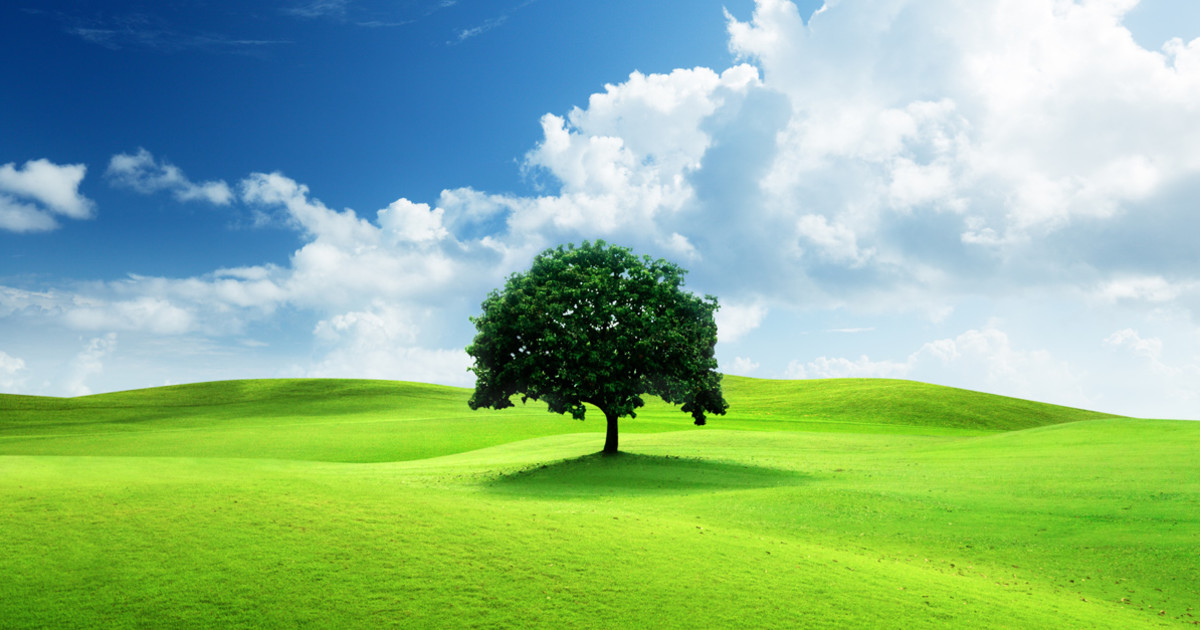
#> input picture ЛР5/img1.bmp, 1200 x 630 px
$ python lab5.py
#> lines starting #> are read from the running program, lines starting #| are printed output that depends on the picture
from PIL import Image
image = Image.open("img1.bmp")
#> image is the input picture: PIL image 1200x630 RGB; mean R, G, B 139.6, 183.3, 139.7
pixels = list(image.getdata())
#> pixels = 756000 items
for i in range(len(pixels)):
    new_rgb = list(pixels[i])
    for j in range(3):
        tec = bin(new_rgb[j])[2:]
        inverse = ''
        for k in tec:
            if k == '0':
                inverse += '1'
            else:
                inverse += '0'
        inverse = int(inverse, 2)
        new_rgb[j] = inverse
    pixels[i] = tuple(new_rgb)
#> this loop made 756000 passes
new_image = Image.new(image.mode, image.size)
#> new_image: PIL image 1200x630 RGB; every value is 0
new_image.putdata(pixels)
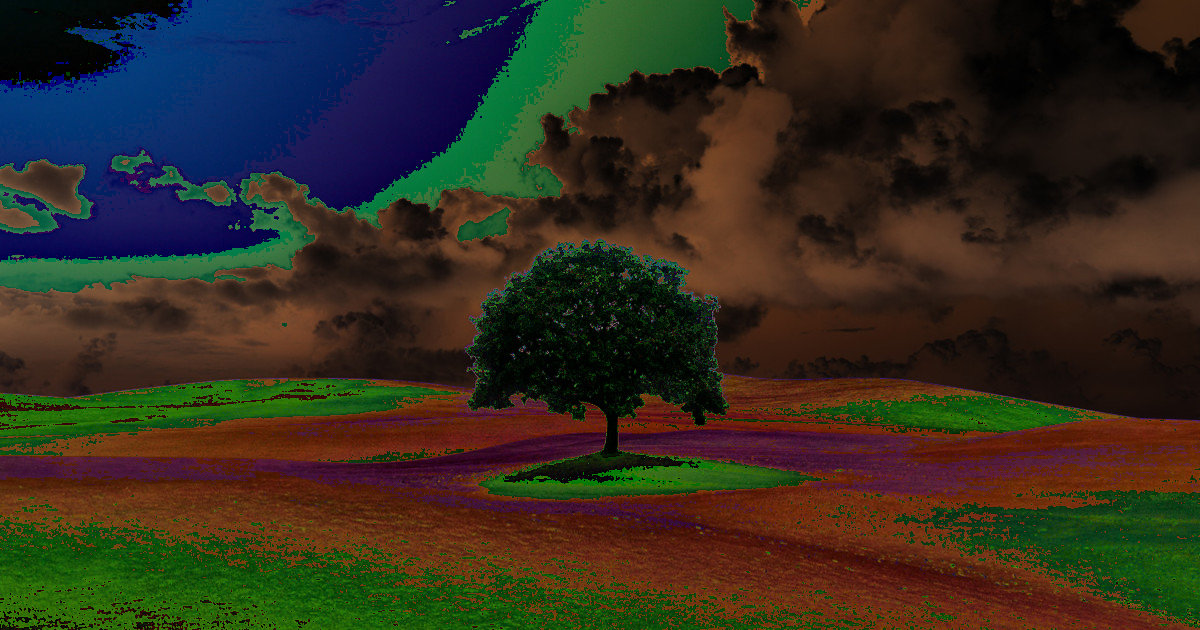
#> new_image: PIL image 1200x630 RGB; mean R, G, B 49.9, 44.3, 30.7
new_image.save("inverse.bmp")
